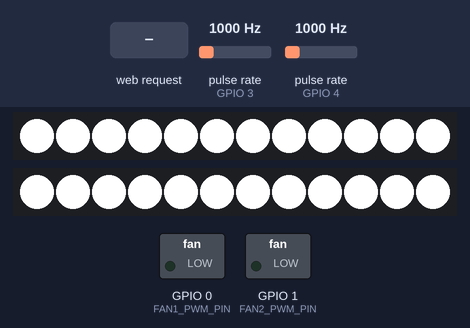
The sketch below on a simulated ESP32. Shown: 2 × 12 RGB LEDs in strip order, left to right, switched loads named in the sketch (green lamp = pin HIGH). Wiring (inferred from the names in the program): 2 × pulse sensor: data GPIO 3 / data GPIO 4. Inputs (shaded band) come from the test bench; at power-on: pulse rate (sensors on GPIO 3, GPIO 4) 1000 Hz. Dim RGB values are drawn brighter than linear; WiFi joins after 1.5 s; servers stay silent unless stated; EEPROM starts erased; what the sketch prints to the serial monitor is not drawn.

Above: at 2.7 s.
2.8 s: HTTP request GET /color1 received
At 3.5 s:
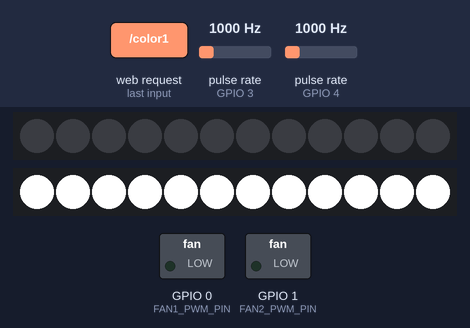
4.3 s: HTTP request GET /color2 received
At 4.7 s:
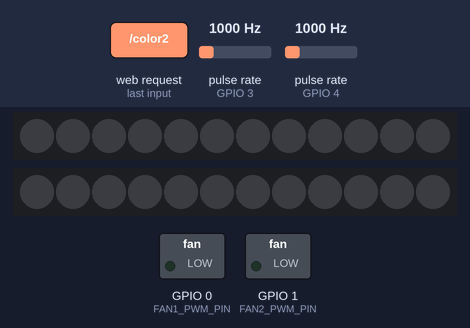
5.8 s: HTTP request GET /color1?value=1 received
At 7.0 s:
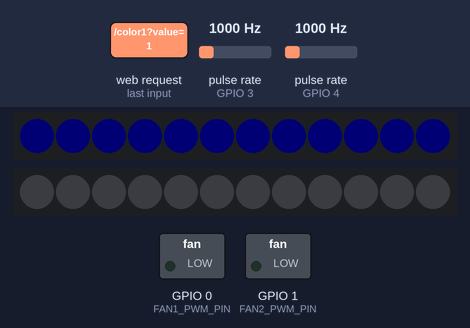
7.3 s: HTTP request GET /fan1?value=1 received
At 8.1 s:
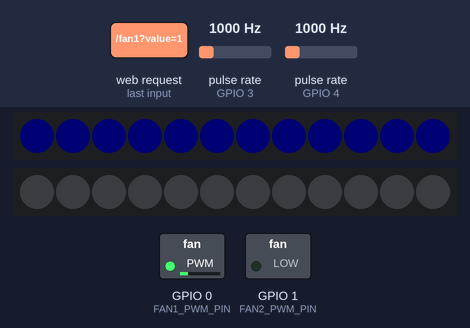
8.8 s: HTTP request GET /fan2?value=1 received
At 9.3 s:
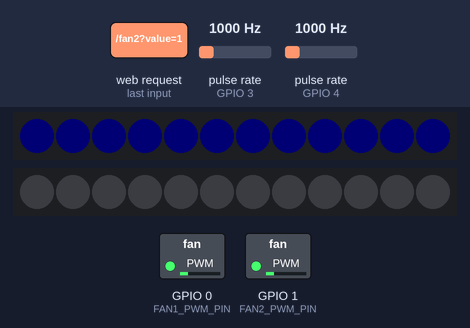
10.3 s: HTTP request GET /fan1 received
At 11.6 s:
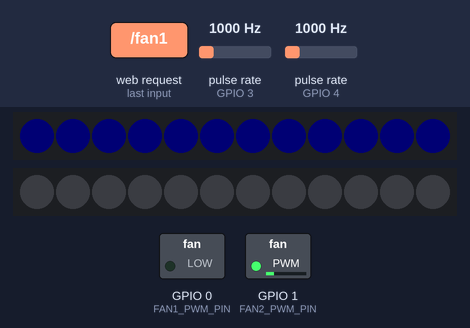
Timing chart, 0 to 12.8 s (numbered marks = the images above; inputs shaded):
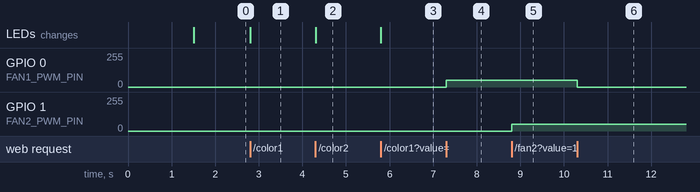

Measured:
- after the input at 2.8 s, the LEDs: change at once (image 1)
- after the input at 4.3 s, the LEDs: change at once (image 2)
- after the input at 5.8 s, the LEDs: change at once (image 3)
- after the input at 7.3 s, GPIO 0 (FAN1_PWM_PIN): 0/255 → 50/255 at once
- after the input at 8.8 s, GPIO 1 (FAN2_PWM_PIN): 0/255 → 50/255 at once
- after the input at 10.3 s, GPIO 0 (FAN1_PWM_PIN): 50/255 → 0/255 at once

The sketch:

esp32-fan-argb-webcontrol.ino
```cpp
#include <Arduino.h>
#include <WiFi.h>
#include <WebServer.h>
#include <Adafruit_NeoPixel.h>
#include <driver/ledc.h>
#include <Preferences.h>

// ==== Wi‑Fi Credentials ==== //
const char* ssid     = "The Grad Resident";
const char* password = "DecoratingLandsFace";

// ==== Pin & PWM Definitions ==== //
static constexpr int FAN1_PWM_PIN  = 0;
static constexpr int FAN2_PWM_PIN  = 1;
static constexpr int FAN1_TACH_PIN = 3;
static constexpr int FAN2_TACH_PIN = 4;
static constexpr int FAN1_LED_PIN  = 6;
static constexpr int FAN2_LED_PIN  = 7;

// ==== NeoPixel Settings ==== //
static constexpr int NUM_LEDS = 12;

// ==== PWM Settings ==== //
static constexpr int    PWM_FREQ     = 25000;
static constexpr int    PWM_RES_BITS = 8;
static constexpr uint8_t FAN_MIN_PWM = 50;

// ==== Tachometer & RPM Settings ==== //
static constexpr unsigned long TACH_SAMPLE_TIME_MS = 1000;
static constexpr int           PULSES_PER_REV      = 2;

// ==== Globals ==== //
WebServer        server(80);
Adafruit_NeoPixel strip1(NUM_LEDS, FAN1_LED_PIN, NEO_GRB + NEO_KHZ800);
Adafruit_NeoPixel strip2(NUM_LEDS, FAN2_LED_PIN, NEO_GRB + NEO_KHZ800);

volatile unsigned long tachCount1 = 0;
volatile unsigned long tachCount2 = 0;
unsigned long lastTachTime = 0;
uint16_t    rawRPM1       = 0;
uint16_t    rawRPM2       = 0;

// ==== NVS (Preferences) ==== //
Preferences prefs;
static constexpr char PREF_NAMESPACE[] = "fanled";
static constexpr char KEY_F1[] = "fan1_spd";
static constexpr char KEY_F2[] = "fan2_spd";
static constexpr char KEY_C1[] = "led1_col";
static constexpr char KEY_C2[] = "led2_col";

// ==== HTML Interface ==== //
const char MAIN_HTML[] PROGMEM = R"rawliteral(
<!DOCTYPE html>
<html lang="en"><head><meta charset="UTF-8">
<meta name="viewport" content="width=device-width, initial-scale=1">
<title>ESP32 Dual Fan & LED Control</title>
<style>
  /* --- MATRIX THEME VARIABLES --- */
  :root {
    --matrix-bright-green: #00ff41;
    --matrix-text-green: #00e038;
    --matrix-dark-green: rgba(0, 255, 65, 0.3);
    --matrix-bg-dark: #0d0d0d;
    --matrix-bg-darker: #000;
    --matrix-glow: 0 0 3px;
    --matrix-font: 'Courier New', Courier, monospace;
  }

  /* --- GLOBAL --- */
  body {
    font-family: var(--matrix-font);
    margin: 2em;
    background: var(--matrix-bg-dark);
    color: var(--matrix-text-green);
    text-shadow: 0 0 1px var(--matrix-text-green);
    text-align: center;
  }
  h1, h2 {
    color: var(--matrix-bright-green);
    text-transform: uppercase;
    letter-spacing: 2px;
    text-shadow: var(--matrix-glow) var(--matrix-bright-green);
    margin-bottom: 0.5em;
  }

  /* --- CONTROL PANEL --- */
  .control {
    width: 90%; max-width: 800px;
    background: var(--matrix-bg-darker);
    border: 1px solid var(--matrix-bright-green);
    padding: 1em; margin: 1.5em auto;
    box-shadow: 0 0 10px rgba(0,255,65,0.2);
    border-radius: 4px;
  }
  .control-inputs {
    display: flex; justify-content: space-around;
    flex-wrap: wrap; gap: 1em; margin-bottom: 1em;
  }
  .input-group {
    display: flex; flex-direction: column; align-items: center;
  }
  .input-group label {
    margin-bottom: 0.5em;
  }
  input[type="range"], input[type="color"] {
    width: 100%; max-width: 200px;
    display: block; box-sizing: border-box;
    margin-bottom: 0.5em; background: transparent;
  }
  input[type="range"]::-webkit-slider-thumb {
    -webkit-appearance: none;
    height: 16px; width: 16px; margin-top: -6px;
    border-radius: 50%; background: var(--matrix-bright-green);
    box-shadow: var(--matrix-glow) var(--matrix-bright-green);
    cursor: pointer;
  }
  input[type="range"]::-webkit-slider-runnable-track {
    height: 4px; background: var(--matrix-dark-green);
  }
  input[type="range"]::-moz-range-thumb {
    height: 16px; width: 16px; margin-top: -6px;
    border-radius: 50%; background: var(--matrix-bright-green);
    box-shadow: var(--matrix-glow) var(--matrix-bright-green);
    cursor: pointer;
  }
  input[type="color"] {
    height: 40px; border: 1px solid var(--matrix-bright-green);
    cursor: pointer;
  }
  input[type="color"]:focus {
    outline: none; box-shadow: 0 0 10px var(--matrix-bright-green);
  }
  .divider {
    border: none; border-top: 1px solid var(--matrix-dark-green);
    margin: 1em 0;
  }
  .control-info {
    display: flex; justify-content: space-around; gap: 1em;
  }
  .control-info label {
    display: block;
  }

  /* Chart container */
  #chart-container {
    width: 90%; max-width: 800px; height: 300px;
    margin: 2em auto; position: relative;
    background: var(--matrix-bg-darker);
    border: 1px solid var(--matrix-bright-green);
    box-shadow: 0 0 10px rgba(0,255,65,0.2);
    padding: 0 18px;
  }
  #rpmChart {
    width: 100%; height: 100%;
  }
</style>
<script src="https://cdn.jsdelivr.net/npm/chart.js"></script>
</head><body>
<h1>// XeWe //<br>// LED & FAN CONTROLLER //</h1>

<div class="control">
  <h2>Fan 1</h2>
  <div class="control-inputs">
    <div class="input-group">
      <label for="f1">Speed</label>
      <input id="f1" type="range" min="0" max="100" value="0">
    </div>
    <div class="input-group">
      <label for="c1">LED Color</label>
      <input id="c1" type="color" value="#ffffff">
    </div>
  </div>
  <hr class="divider">
  <div class="control-info">
    <label>Speed: <span id="f1val">0</span>%</label>
    <label>RPM: <span id="r1">0</span></label>
  </div>
</div>

<div class="control">
  <h2>Fan 2</h2>
  <div class="control-inputs">
    <div class="input-group">
      <label for="f2">Speed</label>
      <input id="f2" type="range" min="0" max="100" value="0">
    </div>
    <div class="input-group">
      <label for="c2">LED Color</label>
      <input id="c2" type="color" value="#ffffff">
    </div>
  </div>
  <hr class="divider">
  <div class="control-info">
    <label>Speed: <span id="f2val">0</span>%</label>
    <label>RPM: <span id="r2">0</span></label>
  </div>
</div>

<div id="chart-container">
  <canvas id="rpmChart"></canvas>
</div>

<script>
document.addEventListener('DOMContentLoaded',()=>{
  const f1 = document.getElementById('f1'),
        f2 = document.getElementById('f2'),
        c1 = document.getElementById('c1'),
        c2 = document.getElementById('c2'),
        ctx = document.getElementById('rpmChart').getContext('2d'),
        maxPts = 60;

  let labels = Array(maxPts).fill(''),
      data1  = Array(maxPts).fill(0),
      data2  = Array(maxPts).fill(0);

  const chart = new Chart(ctx, {
    type: 'line',
    data: {
      labels,
      datasets: [
        { label: 'Fan 1 RPM', data: data1, borderColor: c1.value, fill: false },
        { label: 'Fan 2 RPM', data: data2, borderColor: c2.value, fill: false }
      ]
    },
    options: {
      responsive: true,
      maintainAspectRatio: false,
      animation: false,
      elements: {
        line: { tension: 0.4, borderWidth: 2 },
        point: { radius: 0 }
      },
      scales: {
        x: { display: false },
        y: { beginAtZero: true }
      }
    }
  });

  fetch('/initial').then(r=>r.json()).then(cfg=>{
    f1.value = cfg.fan1;
    f2.value = cfg.fan2;
    c1.value = '#' + cfg.col1.toString(16).padStart(6,'0');
    c2.value = '#' + cfg.col2.toString(16).padStart(6,'0');
    document.getElementById('f1val').innerText = f1.value;
    document.getElementById('f2val').innerText = f2.value;
    chart.data.datasets[0].borderColor = c1.value;
    chart.data.datasets[1].borderColor = c2.value;
    chart.update();
  });

  f1.oninput = ()=>{ document.getElementById('f1val').innerText = f1.value; fetch('/fan1?value='+f1.value); };
  f2.oninput = ()=>{ document.getElementById('f2val').innerText = f2.value; fetch('/fan2?value='+f2.value); };
  c1.onchange = ()=>{ fetch('/color1?value='+c1.value.substring(1)); chart.data.datasets[0].borderColor = c1.value; chart.update(); };
  c2.onchange = ()=>{ fetch('/color2?value='+c2.value.substring(1)); chart.data.datasets[1].borderColor = c2.value; chart.update(); };

  setInterval(()=>{
    const now = new Date().toLocaleTimeString();
    Promise.all([ fetch('/rpm1').then(r=>r.text()), fetch('/rpm2').then(r=>r.text()) ])
      .then(vals=>{
        const v1 = parseInt(vals[0]), v2 = parseInt(vals[1]);
        labels.push(now); data1.push(v1); data2.push(v2);
        if(labels.length>maxPts){ labels.shift(); data1.shift(); data2.shift(); }
        chart.update();
        document.getElementById('r1').innerText = v1;
        document.getElementById('r2').innerText = v2;
      });
  },1000);
});
</script>
</body></html>
)rawliteral";


// ==== ISRs ==== //
void IRAM_ATTR tachISR1() { tachCount1++; }
void IRAM_ATTR tachISR2() { tachCount2++; }

// ==== HTTP Handlers ==== //
void handleRoot()      { server.send_P(200, "text/html", MAIN_HTML); }
void handleInitial() {
  uint16_t f1 = prefs.getUInt(KEY_F1, 0);
  uint16_t f2 = prefs.getUInt(KEY_F2, 0);
  uint32_t c1 = prefs.getUInt(KEY_C1, 0xFFFFFF);
  uint32_t c2 = prefs.getUInt(KEY_C2, 0xFFFFFF);
  String js = "{\"fan1\":" + String(f1)
            + ",\"fan2\":" + String(f2)
            + ",\"col1\":" + String(c1)
            + ",\"col2\":" + String(c2) + "}";
  server.send(200, "application/json", js);
}
void handleFan1() {
  int val = server.arg("value").toInt();
  uint8_t duty = val==0 ? 0 : map(val,1,100,FAN_MIN_PWM,(1<<PWM_RES_BITS)-1);
  ledcWrite(FAN1_PWM_PIN, duty);
  prefs.putUInt(KEY_F1, val);
  server.send(200, "text/plain", "OK");
}
void handleFan2() {
  int val = server.arg("value").toInt();
  uint8_t duty = val==0 ? 0 : map(val,1,100,FAN_MIN_PWM,(1<<PWM_RES_BITS)-1);
  ledcWrite(FAN2_PWM_PIN, duty);
  prefs.putUInt(KEY_F2, val);
  server.send(200, "text/plain", "OK");
}
void handleColor1() {
  uint32_t c = strtoul(server.arg("value").c_str(), nullptr, 16);
  for(int i=0;i<NUM_LEDS;i++) strip1.setPixelColor(i, c);
  strip1.show();
  prefs.putUInt(KEY_C1, c);
  server.send(200,"text/plain","OK");
}
void handleColor2() {
  uint32_t c = strtoul(server.arg("value").c_str(), nullptr, 16);
  for(int i=0;i<NUM_LEDS;i++) strip2.setPixelColor(i, c);
  strip2.show();
  prefs.putUInt(KEY_C2, c);
  server.send(200,"text/plain","OK");
}
void handleRPM1() { server.send(200, "text/plain", String(rawRPM1)); }
void handleRPM2() { server.send(200, "text/plain", String(rawRPM2)); }

void applyStoredSettings() {
  uint16_t f1 = prefs.getUInt(KEY_F1, 0);
  uint16_t f2 = prefs.getUInt(KEY_F2, 0);
  uint8_t  d1 = f1==0 ? 0 : map(f1,1,100,FAN_MIN_PWM,(1<<PWM_RES_BITS)-1);
  uint8_t  d2 = f2==0 ? 0 : map(f2,1,100,FAN_MIN_PWM,(1<<PWM_RES_BITS)-1);
  ledcWrite(FAN1_PWM_PIN, d1);
  ledcWrite(FAN2_PWM_PIN, d2);
  uint32_t c1 = prefs.getUInt(KEY_C1, 0xFFFFFF);
  uint32_t c2 = prefs.getUInt(KEY_C2, 0xFFFFFF);
  for(int i=0;i<NUM_LEDS;i++){
    strip1.setPixelColor(i, c1);
    strip2.setPixelColor(i, c2);
  }
  strip1.show();
  strip2.show();
}

void setup() {
  Serial.begin(115200);
  prefs.begin(PREF_NAMESPACE, false);

  WiFi.mode(WIFI_STA);
  WiFi.begin(ssid,password);
  while(WiFi.status()!=WL_CONNECTED) delay(500);
  Serial.printf("IP: %s\n", WiFi.localIP().toString().c_str());

  // PWM channels (original API)
  ledcAttach(FAN1_PWM_PIN, PWM_FREQ, PWM_RES_BITS);
  ledcAttach(FAN2_PWM_PIN, PWM_FREQ, PWM_RES_BITS);

  pinMode(FAN1_TACH_PIN, INPUT_PULLUP);
  pinMode(FAN2_TACH_PIN, INPUT_PULLUP);
  attachInterrupt(digitalPinToInterrupt(FAN1_TACH_PIN), tachISR1, FALLING);
  attachInterrupt(digitalPinToInterrupt(FAN2_TACH_PIN), tachISR2, FALLING);
  lastTachTime = millis();

  strip1.begin(); strip1.show();
  strip2.begin(); strip2.show();
  applyStoredSettings();

  server.on("/",        handleRoot);
  server.on("/initial", handleInitial);
  server.on("/fan1",    handleFan1);
  server.on("/fan2",    handleFan2);
  server.on("/color1",  handleColor1);
  server.on("/color2",  handleColor2);
  server.on("/rpm1",    handleRPM1);
  server.on("/rpm2",    handleRPM2);
  server.begin();
}

void loop() {
  unsigned long now = millis();
  if (now - lastTachTime >= TACH_SAMPLE_TIME_MS) {
    noInterrupts();
      unsigned long c1 = tachCount1;
      unsigned long c2 = tachCount2;
      tachCount1 = tachCount2 = 0;
    interrupts();
    rawRPM1 = (uint16_t)((c1 * 60000UL) / (TACH_SAMPLE_TIME_MS * PULSES_PER_REV));
    rawRPM2 = (uint16_t)((c2 * 60000UL) / (TACH_SAMPLE_TIME_MS * PULSES_PER_REV));
    lastTachTime = now;
  }
  server.handleClient();
}
```
